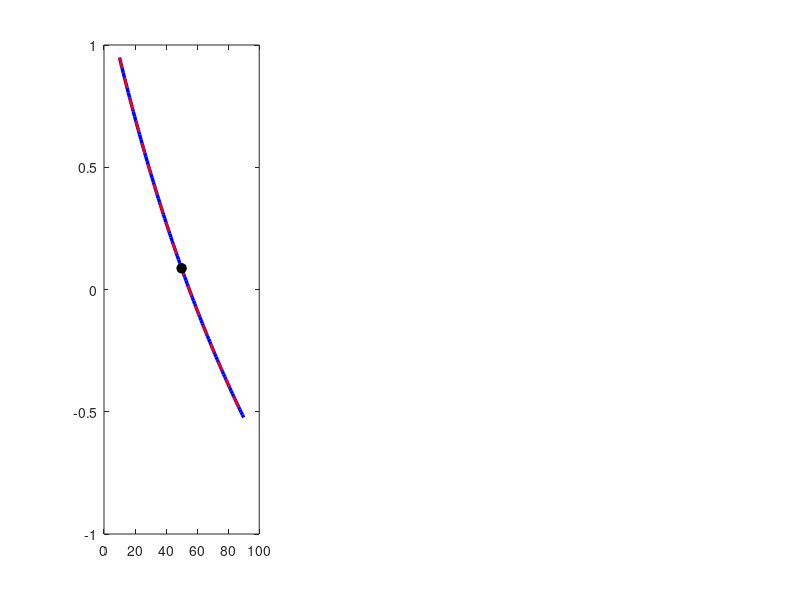

This chart was generated by the following MATLAB code: (Note: this script raises an error after producing the figure.)
% Exercise 1 (c) - part 1: many agents
clc; clear; close all;

% The two types: first element lender, second element borrower
beta = [0.95; 0.90];
w1   = [15; 10];
w2   = [5; 20];

% a and b of each type (same as part (a))
a = beta.*w1./(1+beta);
b = w2./(1+beta);

% Benchmark: Caso paritetico (50% Lenders, 50% Borrowers)
% Economy with N = 500
n_500 = [250; 250];                                % number of lenders, number of borrowers
r_500 = sum(n_500.*b)/sum(n_500.*a) - 1;           % equilibrium interest rate
s_500 = a - b./(1+r_500);                          % saving of ONE agent of each type
credit_per_lender_500 = s_500(1);
credit_total_500      = n_500(1)*s_500(1);
credit_per_agent_500  = credit_total_500/sum(n_500);

fprintf('N = 500:  r* = %.4f, credit per lender = %.4f, per agent = %.4f, total credit = %.2f\n', ...
        r_500, credit_per_lender_500, credit_per_agent_500, credit_total_500);

% Economy with N = 1000
n_1000 = [500; 500];
r_1000 = sum(n_1000.*b)/sum(n_1000.*a) - 1;
s_1000 = a - b./(1+r_1000);
credit_per_lender_1000 = s_1000(1);
credit_total_1000  = n_1000(1)*s_1000(1);
credit_per_agent_1000  = credit_total_1000/sum(n_1000);

fprintf('N = 1000: r* = %.4f, credit per lender = %.4f, per agent = %.4f, total credit = %.2f\n', ...
        r_1000, credit_per_lender_1000, credit_per_agent_1000, credit_total_1000);

share_lenders = linspace(10, 90, 100);             
theta = share_lenders / 100;                       

r_vec = (theta.*b(1) + (1-theta).*b(2)) ./ (theta.*a(1) + (1-theta).*a(2)) - 1;

s_lender_vec = a(1) - b(1)./(1 + r_vec);

credit_tot_500_vec  = (theta .* 500)  .* s_lender_vec;
credit_tot_1000_vec = (theta .* 1000) .* s_lender_vec;

figure;
% Subplot 1: Interest rate of equilibrium 
subplot(1, 3, 1);
plot(share_lenders, r_vec, 'b-',  'LineWidth', 2.5, 'DisplayName', 'N = 500');
hold on;
plot(share_lenders, r_vec, 'r--', 'LineWidth', 1.8, 'DisplayName', 'N = 1000 (coincide)');
plot(50, r_500, 'ko', 'MarkerFaceColor', 'k', 'MarkerSize', 7, 'DisplayName', '50% (Part a)');
yline(0, '--k', 'HandleVisibility', 'off');
xlabel('Share of lenders (%)'); 
ylabel('r*'); 
title('Equilibrium interest rate');
legend('Location', 'northeast'); 
grid on;

% Subplot 2: Total quantity of credit
subplot(1, 3, 2);
plot(share_lenders, credit_tot_500_vec,  'b-', 'LineWidth', 2, 'DisplayName', 'N = 500');
hold on;
plot(share_lenders, credit_tot_1000_vec, 'r-', 'LineWidth', 2, 'DisplayName', 'N = 1000');
plot(50, credit_total_500,  'bo', 'MarkerFaceColor', 'b', 'MarkerSize', 7, 'DisplayName', '50% (N = 500)');
plot(50, credit_total_1000, 'ro', 'MarkerFaceColor', 'r', 'MarkerSize', 7, 'DisplayName', '50% (N = 1000)');
xlabel('Share of lenders (%)'); 
ylabel('Total credit'); 
title('Quantity of credit');
legend('Location', 'northwest'); 
grid on;

% Calculation of credit per agent
credit_per_agent_500_vec  = credit_tot_500_vec  / 500;
credit_per_agent_1000_vec = credit_tot_1000_vec / 1000;

subplot(1, 3, 3);
plot(share_lenders, credit_per_agent_500_vec,  'b-',  'LineWidth', 2.5, 'DisplayName', 'N = 500');
hold on;
plot(share_lenders, credit_per_agent_1000_vec, 'r--', 'LineWidth', 1.8, 'DisplayName', 'N = 1000 (coincide)');
plot(50, credit_per_agent_500,  'bo', 'MarkerFaceColor', 'b', 'MarkerSize', 7, 'DisplayName', '50% (N = 500)');
plot(50, credit_per_agent_1000, 'ro', 'MarkerFaceColor', 'r', 'MarkerSize', 5, 'DisplayName', '50% (N = 1000)');
xlabel('Share of lenders (%)'); 
ylabel('Credit per agent'); 
title('Credit per agent');
legend('Location', 'northwest'); 
grid on;


%% Part 2: supply and demand for three compositions
r_grid = linspace(-0.4, 0.7, 300);

figure
hold on

% 300 lenders, 700 borrowers (solid lines)
plot(r_grid, 300*(a(1) - b(1)./(1+r_grid)), 'b-', 'LineWidth', 2)
plot(r_grid, 700*(b(2)./(1+r_grid) - a(2)), 'b-', 'LineWidth', 2)

% 500 lenders, 500 borrowers (dashed lines)
plot(r_grid, 500*(a(1) - b(1)./(1+r_grid)), 'r--', 'LineWidth', 2)
plot(r_grid, 500*(b(2)./(1+r_grid) - a(2)), 'r--', 'LineWidth', 2)

% 700 lenders, 300 borrowers (dotted lines)
plot(r_grid, 700*(a(1) - b(1)./(1+r_grid)), 'g:', 'LineWidth', 2)
plot(r_grid, 300*(b(2)./(1+r_grid) - a(2)), 'g:', 'LineWidth', 2)

% The three equilibria
N_Lc  = [300; 500; 700];
N_Bc  = 1000 - N_Lc;
r_eq  = (N_Lc*b(1) + N_Bc*b(2)) ./ (N_Lc*a(1) + N_Bc*a(2)) - 1;
cr_eq = N_Lc.*(a(1) - b(1)./(1+r_eq));
plot(r_eq, cr_eq, 'ko', 'MarkerFaceColor', 'w')

xlabel('Interest rate r')
ylabel('Total credit')
title('Credit market with different shares of lenders (N = 1000)')
legend('Supply, 30% lenders', 'Demand, 70% borrowers', ...
       'Supply, 50% lenders', 'Demand, 50% borrowers', ...
       'Supply, 70% lenders', 'Demand, 30% borrowers', ...
       'Equilibria', 'Location', 'best')
grid on
